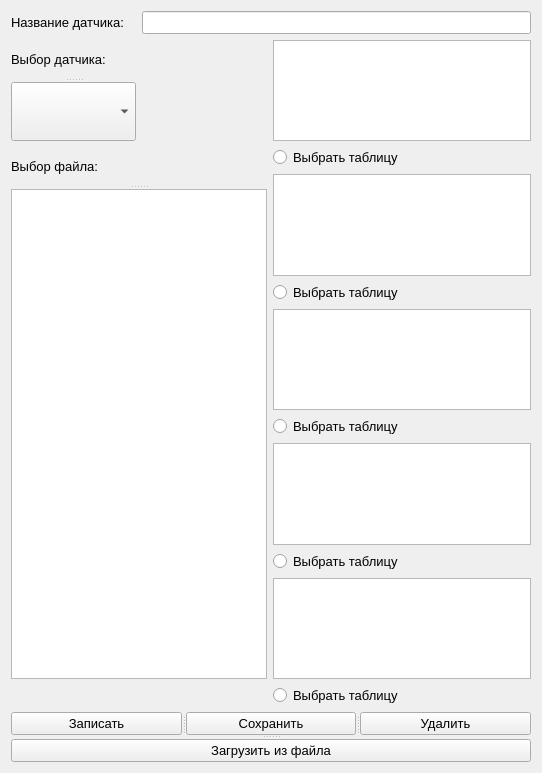
<?xml version="1.0" encoding="UTF-8"?>
<ui version="4.0">
 <class>Detector</class>
 <widget class="QWidget" name="Detector">
  <property name="geometry">
   <rect>
    <x>0</x>
    <y>0</y>
    <width>542</width>
    <height>773</height>
   </rect>
  </property>
  <property name="font">
   <font>
    <pointsize>10</pointsize>
   </font>
  </property>
  <property name="windowTitle">
   <string>Form</string>
  </property>
  <layout class="QGridLayout" name="gridLayout">
   <item row="0" column="0">
    <widget class="QLabel" name="label_3">
     <property name="text">
      <string>Название датчика:</string>
     </property>
    </widget>
   </item>
   <item row="0" column="1" colspan="2">
    <widget class="QLineEdit" name="nameEdit"/>
   </item>
   <item row="1" column="0">
    <widget class="QSplitter" name="splitter_2">
     <property name="orientation">
      <enum>Qt::Vertical</enum>
     </property>
     <widget class="QLabel" name="label">
      <property name="text">
       <string>Выбор датчика:</string>
      </property>
     </widget>
     <widget class="QComboBox" name="cmbDetector"/>
    </widget>
   </item>
   <item row="1" column="2">
    <widget class="QTableWidget" name="tb1"/>
   </item>
   <item row="2" column="0" rowspan="8" colspan="2">
    <widget class="QSplitter" name="splitter">
     <property name="orientation">
      <enum>Qt::Vertical</enum>
     </property>
     <widget class="QLabel" name="label_2">
      <property name="text">
       <string>Выбор файла:</string>
      </property>
     </widget>
     <widget class="QListWidget" name="listFile"/>
    </widget>
   </item>
   <item row="2" column="2">
    <widget class="QRadioButton" name="rb1">
     <property name="font">
      <font>
       <pointsize>10</pointsize>
      </font>
     </property>
     <property name="text">
      <string>Выбрать таблицу</string>
     </property>
    </widget>
   </item>
   <item row="3" column="2">
    <widget class="QTableWidget" name="tb2"/>
   </item>
   <item row="4" column="2">
    <widget class="QRadioButton" name="rb2">
     <property name="font">
      <font>
       <pointsize>10</pointsize>
      </font>
     </property>
     <property name="text">
      <string>Выбрать таблицу</string>
     </property>
    </widget>
   </item>
   <item row="5" column="2">
    <widget class="QTableWidget" name="tb3"/>
   </item>
   <item row="6" column="2">
    <widget class="QRadioButton" name="rb3">
     <property name="font">
      <font>
       <pointsize>10</pointsize>
      </font>
     </property>
     <property name="text">
      <string>Выбрать таблицу</string>
     </property>
    </widget>
   </item>
   <item row="7" column="2">
    <widget class="QTableWidget" name="tb4"/>
   </item>
   <item row="8" column="2">
    <widget class="QRadioButton" name="rb4">
     <property name="font">
      <font>
       <pointsize>10</pointsize>
      </font>
     </property>
     <property name="text">
      <string>Выбрать таблицу</string>
     </property>
    </widget>
   </item>
   <item row="9" column="2">
    <widget class="QTableWidget" name="tb5"/>
   </item>
   <item row="10" column="2">
    <widget class="QRadioButton" name="rb5">
     <property name="font">
      <font>
       <pointsize>10</pointsize>
      </font>
     </property>
     <property name="text">
      <string>Выбрать таблицу</string>
     </property>
    </widget>
   </item>
   <item row="11" column="0" colspan="3">
    <widget class="QSplitter" name="splitter_3">
     <property name="orientation">
      <enum>Qt::Vertical</enum>
     </property>
     <widget class="QSplitter" name="splitter_4">
      <property name="orientation">
       <enum>Qt::Horizontal</enum>
      </property>
      <widget class="QPushButton" name="write_one">
       <property name="font">
        <font>
         <pointsize>10</pointsize>
        </font>
       </property>
       <property name="text">
        <string>Записать</string>
       </property>
      </widget>
      <widget class="QPushButton" name="save">
       <property name="font">
        <font>
         <pointsize>10</pointsize>
        </font>
       </property>
       <property name="text">
        <string>Сохранить</string>
       </property>
      </widget>
      <widget class="QPushButton" name="delete_one">
       <property name="font">
        <font>
         <pointsize>10</pointsize>
        </font>
       </property>
       <property name="text">
        <string>Удалить</string>
       </property>
      </widget>
     </widget>
     <widget class="QPushButton" name="loadFromJson">
      <property name="font">
       <font>
        <pointsize>10</pointsize>
       </font>
      </property>
      <property name="text">
       <string>Загрузить из файла</string>
      </property>
     </widget>
    </widget>
   </item>
  </layout>
 </widget>
 <resources/>
 <connections/>
</ui>
